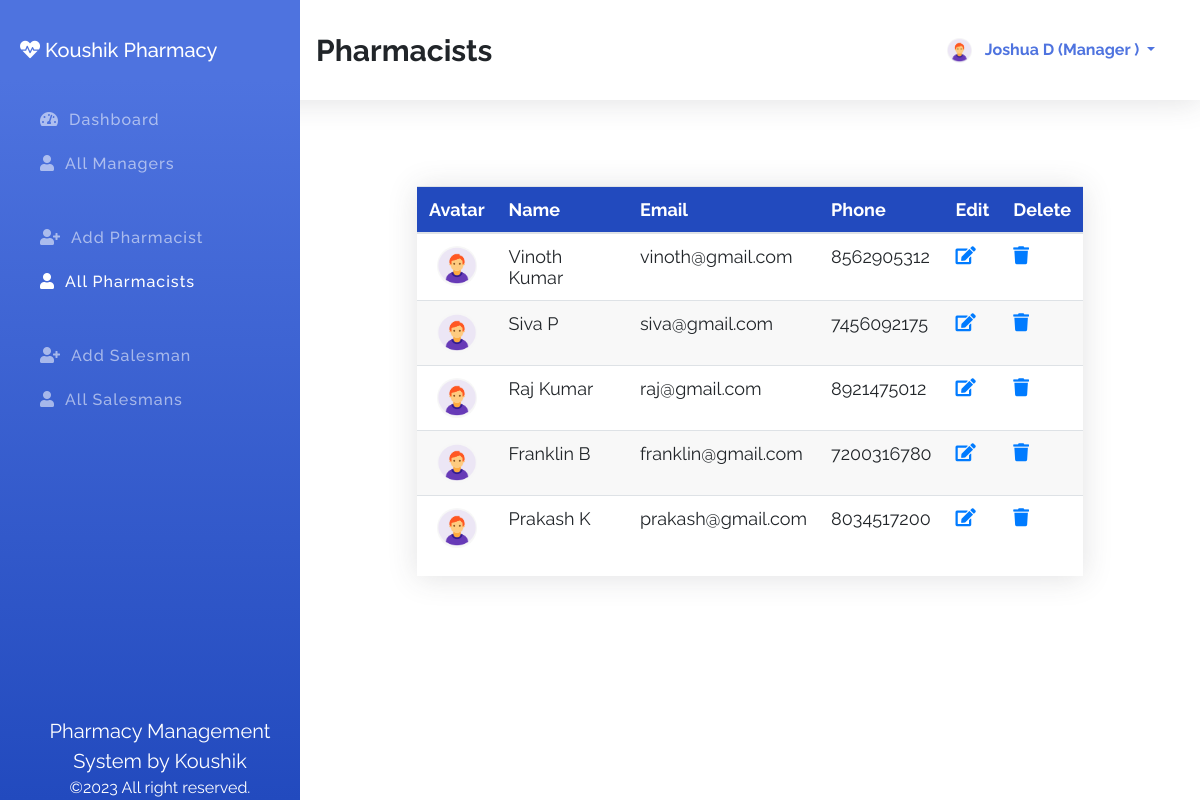
The app's page /index.php?id=allPharmacist (signed in) with its own data.
### tables this page shows
CREATE TABLE `managers` (
  `id` int(11) NOT NULL,
  `fname` varchar(100) NOT NULL,
  `lname` varchar(100) NOT NULL,
  `email` varchar(100) NOT NULL,
  `phone` varchar(100) NOT NULL,
  `password` varchar(100) NOT NULL,
  `role` varchar(100) NOT NULL DEFAULT 'manager',
  `avatar` varchar(255) NOT NULL DEFAULT 'avatar.png'
);

CREATE TABLE `pharmacists` (
  `id` int(11) NOT NULL,
  `fname` varchar(100) NOT NULL,
  `lname` varchar(100) NOT NULL,
  `email` varchar(100) NOT NULL,
  `phone` varchar(100) NOT NULL,
  `password` varchar(100) NOT NULL,
  `role` varchar(100) NOT NULL DEFAULT 'pharmacist',
  `avatar` varchar(255) NOT NULL DEFAULT 'avatar.png'
);

### index.php (the view, shortened to what this page needs)
<?php
    $sessionId = $_SESSION['id'] ?? '';
    $sessionRole = $_SESSION['role'] ?? '';
    $connection = mysqli_connect( DB_HOST, DB_USER, DB_PASSWORD, DB_NAME );
    $id = $_REQUEST['id'] ?? 'dashboard';
    $action = $_REQUEST['action'] ?? '';
?>
<!DOCTYPE html>
<html lang="en">
<head>
    <link rel="stylesheet" href="assets/css/bootstrap.min.css">
    <link rel="stylesheet" href="assets/css/all.min.css">
    <link rel="stylesheet" href="assets/css/style.css">
</head>
<body>
    <section class="topber">
        <div class="topber__title">
            <span class="topber__title--text">
                <?php
                    if ( 'dashboard' == $id ) {
                        echo "DashBoard";
                    } elseif ( 'addManager' == $id ) {
                        echo "Add Manager";
                    } elseif ( 'allManager' == $id ) {
                        echo "Managers";
                    } elseif ( 'addPharmacist' == $id ) {
                        echo "Add Pharmacist";
                    } elseif ( 'allPharmacist' == $id ) {
                        echo "Pharmacists";
                    } elseif ( 'addSalesman' == $id ) {
                        echo "Add Salesman";
                    } elseif ( 'allSalesman' == $id ) {
                        echo "Salesmans";
                    } elseif ( 'userProfile' == $id ) {
                        echo "Your Profile";
                    } elseif ( 'editManager' == $action ) {
                        echo "Edit Manager";
                    } elseif ( 'editPharmacist' == $action ) {
                        echo "Edit Pharmacist";
                    } elseif ( 'editSalesman' == $action ) {
                        echo "Edit Salesman";
                    }
                ?>
            </span>
        </div>
        <div class="topber__profile">
            <?php
                $query = "SELECT fname,lname,role,avatar FROM {$sessionRole}s WHERE id='$sessionId'";
                $result = mysqli_query( $connection, $query );
                if ( $data = mysqli_fetch_assoc( $result ) ) {
                    $fname = $data['fname'];
                    $lname = $data['lname'];
                    $role = $data['role'];
                    $avatar = $data['avatar'];
                ?>
                <img src="assets/img/<?php echo "$avatar"; ?>" height="25" width="25" class="rounded-circle" alt="profile">
                <div class="dropdown">
                    <button class="btn dropdown-toggle" type="button" id="dropdownMenuButton" data-toggle="dropdown" aria-haspopup="true" aria-expanded="false">
                    <?php
                        echo "$fname $lname (" . ucwords( $role ) . " )";
                        }
                    ?>
                    </button>
                </div>
        </div>
    </section>
    <section id="sideber" class="sideber">
        <ul class="sideber__ber">
            <h3 class="sideber__panel"><i id="left" class="fas fa-heartbeat"></i> Koushik Pharmacy</h3>
            <li id="left" class="sideber__item<?php if ( 'dashboard' == $id ) {
                                                  echo " active";
                                              }?>">
                <a href="index.php?id=dashboard"><i id="left" class="fas fa-tachometer-alt"></i>Dashboard</a>
            </li>
            <li id="left" class="sideber__item<?php if ( 'allManager' == $id ) {
    echo " active";
}?>">
                <a href="index.php?id=allManager"><i id="left" class="fas fa-user"></i>All Managers</a>
            </li>
            <?php if ( 'admin' == $sessionRole || 'manager' == $sessionRole ) {?>
                <li id="left" class="sideber__item sideber__item--modify<?php if ( 'addPharmacist' == $id ) {
                                                                            echo " active";
                                                                        }?>">
                    <a href="index.php?id=addPharmacist"><i id="left" class="fas fa-user-plus"></i></i>Add
                        Pharmacist</a>
                </li><?php }?>
            <li id="left" class="sideber__item<?php if ( 'allPharmacist' == $id ) {
    echo " active";
}?>">
                <a href="index.php?id=allPharmacist"><i id="left" class="fas fa-user"></i>All Pharmacists</a>
            </li>
            <?php if ( 'admin' == $sessionRole || 'manager' == $sessionRole || 'pharmacist' == $sessionRole ) {?>
                <li id="left" class="sideber__item sideber__item--modify<?php if ( 'addSalesman' == $id ) {
                                                                            echo " active";
                                                                        }?>">
                    <a href="index.php?id=addSalesman"><i id="left" class="fas fa-user-plus"></i>Add Salesman</a>
                </li><?php }?>
            <li id="left" class="sideber__item<?php if ( 'allSalesman' == $id ) {
    echo " active";
}?>">
                <a href="index.php?id=allSalesman"><i id="left" class="fas fa-user"></i>All Salesmans</a>
            </li>
        </ul>
        <footer class="text-center"><span>Pharmacy Management System by Koushik</span><br>©2023 All right reserved.</footer>
    </section>
    <section class="main">
        <div class="container">
            <div class="pharmacist">
                <?php if ( 'allPharmacist' == $id ) {?>
                    <div class="allPharmacist">
                        <div class="main__table">
                            <table class="table">
                                <thead>
                                    <tr>
                                        <th scope="col">Avatar</th>
                                        <th scope="col">Name</th>
                                        <th scope="col">Email</th>
                                        <th scope="col">Phone</th>
                                        <?php if ( 'admin' == $sessionRole || 'manager' == $sessionRole ) {?>
                                            <th scope="col">Edit</th>
                                            <th scope="col">Delete</th>
                                        <?php }?>
                                    </tr>
                                </thead>
                                <tbody>
                                    <?php
                                        $getPharmacist = "SELECT * FROM pharmacists";
                                            $result = mysqli_query( $connection, $getPharmacist );
                                        while ( $pharmacist = mysqli_fetch_assoc( $result ) ) {?>
                                        <tr>
                                            <td>
                                                <center><img class="rounded-circle" width="40" height="40" src="assets/img/<?php echo $pharmacist['avatar']; ?>" alt=""></center>
                                            </td>
                                            <td><?php printf( "%s %s", $pharmacist['fname'], $pharmacist['lname'] );?></td>
                                            <td><?php printf( "%s", $pharmacist['email'] );?></td>
                                            <td><?php printf( "%s", $pharmacist['phone'] );?></td>
                                            <?php if ( 'admin' == $sessionRole || 'manager' == $sessionRole ) {?>
                                                <td><?php printf( "<a href='index.php?action=editPharmacist&id=%s'><i class='fas fa-edit'></i></a>", $pharmacist['id'] )?></td>
                                                <td><?php printf( "<a class='delete' href='index.php?action=deletePharmacist&id=%s'><i class='fas fa-trash'></i></a>", $pharmacist['id'] )?></td>
                                            <?php }?>
                                        </tr>
                                    <?php }?>
                                </tbody>
                            </table>
                        </div>
                    </div>
                <?php }?>
            </div>
        </div>
    </section>
</body>
</html>

### assets/css/style.css (style rules this page uses)
*, *::before, *::after { margin: 0; padding: 0; -webkit-box-sizing: border-box; box-sizing: border-box; }
body { font-family: "Raleway", sans-serif; }
a { text-decoration: none !important; }
.topber { position: fixed; width: 100%; top: 0; left: 0; padding-left: 300px; right: 0; z-index: 999; -webkit-box-shadow: 0 0.15rem 1.75rem 0 rgba(58, 59, 69, 0.15); box-shadow: 0 0.15rem 1.75rem 0 rgba(58, 59, 69, 0.15); background-color: #fff; }
.topber__title { height: 12.5vh; float: left; display: -webkit-box; display: -ms-flexbox; display: flex; -webkit-box-orient: horizontal; -webkit-box-direction: normal; -ms-flex-direction: row; flex-direction: row; -webkit-box-align: center; -ms-flex-align: center; align-items: center; padding-left: 1rem; }
.topber__title--text { font-size: 30px; font-weight: bold; }
.topber__profile { height: 12.5vh; float: right; padding-right: 10px; display: -webkit-box; display: -ms-flexbox; display: flex; -webkit-box-orient: horizontal; -webkit-box-direction: normal; -ms-flex-direction: row; flex-direction: row; -webkit-box-align: center; -ms-flex-align: center; align-items: center; padding: 2rem; }
.topber__profile button { color: #4e73df; line-height: 10px; font-weight: bold; }
.sideber { position: fixed; top: 0; overflow-y: auto; left: 0; bottom: 0; width: 300px; height: 100vh; padding: 40px 20px 20px 20px; background-color: #4e73df; background-image: -webkit-gradient(linear, left top, left bottom, color-stop(10%, #4e73df), to(#224abe)); background-image: linear-gradient(180deg, #4e73df 10%, #224abe 100%); background-size: cover; -webkit-transition: left 0.5s ease; transition: left 0.5s ease; z-index: 999; }
.sideber__ber { list-style: none; }
.sideber__panel { font-size: 20px; color: #fff; line-height: 1.2rem; padding-bottom: 30px; }
.sideber__panel i { color: #fff; }
.sideber__item { padding: 10px; }
.sideber__item a { color: rgba(255, 255, 255, 0.55); font-size: 16px; letter-spacing: 1px; font-weight: 500; }
.sideber__item a i { color: rgba(255, 255, 255, 0.55); padding: 0 10px; }
.sideber__item:hover a, .sideber__item.active a, .sideber__item.active i, .sideber__item:hover i { color: #fff; -webkit-transition: 0.3s ease; transition: 0.3s ease; }
.sideber__item--modify { padding: 40px 10px 10px 10px; }
.sideber footer { position: absolute; bottom: 0; font-size: 16px; color: #fff; }
.sideber footer span { font-size: 20px; }
.main { margin-left: 300px; margin-top: 10vh; padding: 2rem; }
.main__table { margin: 50px 70px; -webkit-box-shadow: 0 0.15rem 1.75rem 0 rgba(58, 59, 69, 0.15); box-shadow: 0 0.15rem 1.75rem 0 rgba(58, 59, 69, 0.15); overflow-x: auto; }
.main__table .table { font-size: 18px; font-weight: 400; }
.main__table .table th { color: #ffffff; background: #224abe; }
.main__table .table tr:nth-child(even) { background: #f8f8f8; }

### records on screen
managers: avatar (placeholder picture), fname "Joshua", lname "D", role "Manager"
pharmacists: avatar (placeholder picture), fname "Vinoth", lname "Kumar", email "vinoth@gmail.com", phone "8562905312"
pharmacists: avatar (placeholder picture), fname "Siva", lname "P", email "siva@gmail.com", phone "7456092175"
pharmacists: avatar (placeholder picture), fname "Raj", lname "Kumar", email "raj@gmail.com", phone "8921475012"
pharmacists: avatar (placeholder picture), fname "Franklin", lname "B", email "franklin@gmail.com", phone "7200316780"
pharmacists: avatar (placeholder picture), fname "Prakash", lname "K", email "prakash@gmail.com", phone "8034517200"
